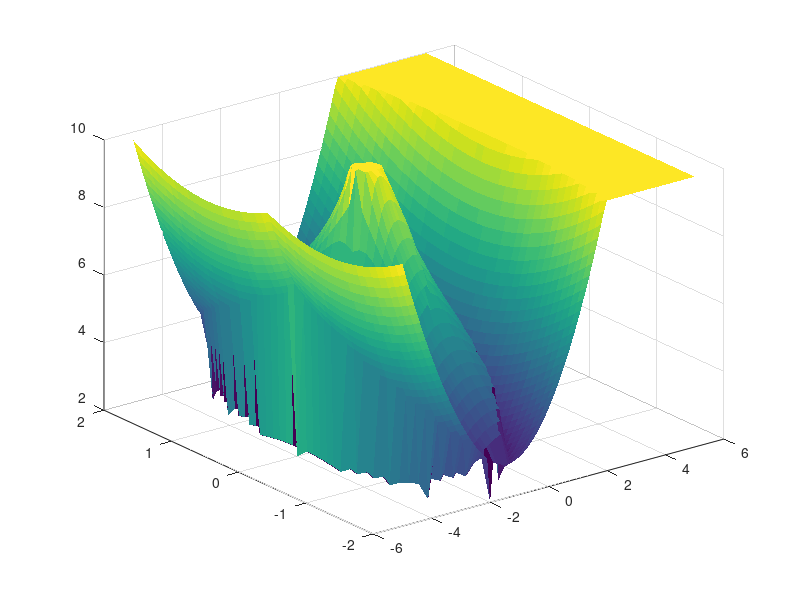

Reproduce this figure in MATLAB.
close all
clear all
grid_x =-5:0.1:5;
grid_y =  -2:0.1:2;
node_r = 1;
[GX,GY] = meshgrid(grid_x,grid_y);%%χ
[sizeX,~]=size(GX);
[~,sizeY]=size(GY);
p=[-2;0];
r= 1;
map = zeros(sizeX,sizeY);
xd = [0;4];
thd = atan2(xd(2)-p(2),xd(1)-p(1));

xp = [10;10];
% for i = 1:0.1:100
%     distance = xp-p;
%     F = cross([0;0;1],[distance;0]);
%     xp = xp+0.1*F(1:2);
%         figure(2);hold on
%         scatter(xp(1),xp(2))
% 
% 
% end
for i=1:sizeX
    for j =1:sizeY
        x = GX(i,j);
        y = GY(i,j);
        x1 = norm(p-[x;y],2);
        th_x = x-p(1);
        th_y = y-p(2);
        x2 = atan2(th_y,th_x);
        if x1>r
            rpolar=x1+p(1);
        else
            rpolar=2*(p(1)-r)*atan(pi*(x1)/(2*(p(1)-r)))/pi+p(1);
        end
        phi = [(rpolar)*cos(x2)-(p(1));...
            (rpolar)*sin(x2)];
        vvv = (phi(1)^2+phi(2)^2)/2;
%         figure(2);hold on
%         scatter3(phi(1),phi(2),10*x2)
%         phi = [x;y];
%         phi=[phi(2);phi(1)];
        
        d = sqrt((phi(1)+p(1))^2+phi(2)^2);
        if p(1)<=d
            rm = d - p(1);
        elseif r<d&&d<p(1)
            tan_th = pi*(d-p(1))/(2*(p(1)-r));
            if tan_th>pi/2
                tan_th = pi/2;
            elseif tan_th<-pi/2
                tan_th = -pi/2;
            end
            rm = 2*tan(tan_th)/pi;
        else
            disp('a')
        end
        phim = atan2(phi(2),phi(1)+p(1));
        Ve1 = (phim^2+rm^2)/2; 

        if ~isreal(Ve1)
           disp('a') 
        end
%         Ve1 = se1'*[1 0;0 20]*se1;
        if Ve1>10
            Ve1 =10;
        end
        %                  phi = [1*cos(th)-(th);...
        %                         1*sin(th)];
%                          phi = 1/x1;%+(roll_potential(xd(1),xd(2),p(1),p(2),x,y)-1);
        map(i,j) = Ve1;
        %                 map(i,j) = x1+x2;
    end
end
figure(3);
surf(GX,GY,map,'EdgeColor','none');



function result = f_de(x2)
de = 7/(x2^2+1);
result = 1+de;
end
function result = f_re(x1,r,de1)
if x1>=r
    result =x1;
else
    result =100000;
end

end
